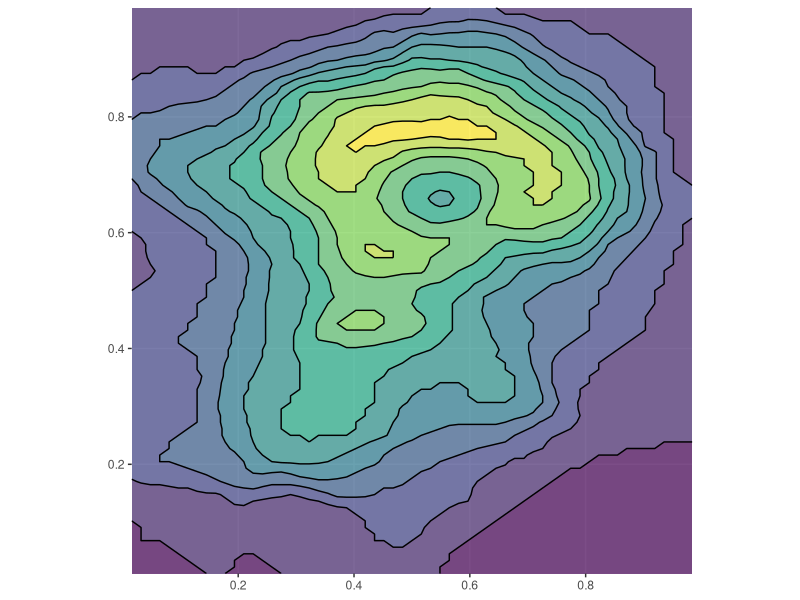

R code for this plot:
## ---- chunk 1
library(ggplot2)
library(isoband)
library(sf)
## ---- chunk 2
#> Linking to GEOS 3.8.1, GDAL 3.1.4, PROJ 6.3.1

m <- volcano
b <- isobands((1:ncol(m))/(ncol(m)+1), (nrow(m):1)/(nrow(m)+1), m, 10*(9:19), 10*(10:20))
l <- isolines((1:ncol(m))/(ncol(m)+1), (nrow(m):1)/(nrow(m)+1), m, 10*(10:19))

bands <- iso_to_sfg(b)
data_bands <- st_sf(
  level = 1:length(bands),
  geometry = st_sfc(bands)
)
lines <- iso_to_sfg(l)
data_lines <- st_sf(
  level = 2:(length(lines)+1),
  geometry = st_sfc(lines)
)

ggplot() +
  geom_sf(data = data_bands, aes(fill = level), color = NA, alpha = 0.7) +
  geom_sf(data = data_lines, color = "black") +
  scale_fill_viridis_c(guide = "none") +
  coord_sf(expand = FALSE)
